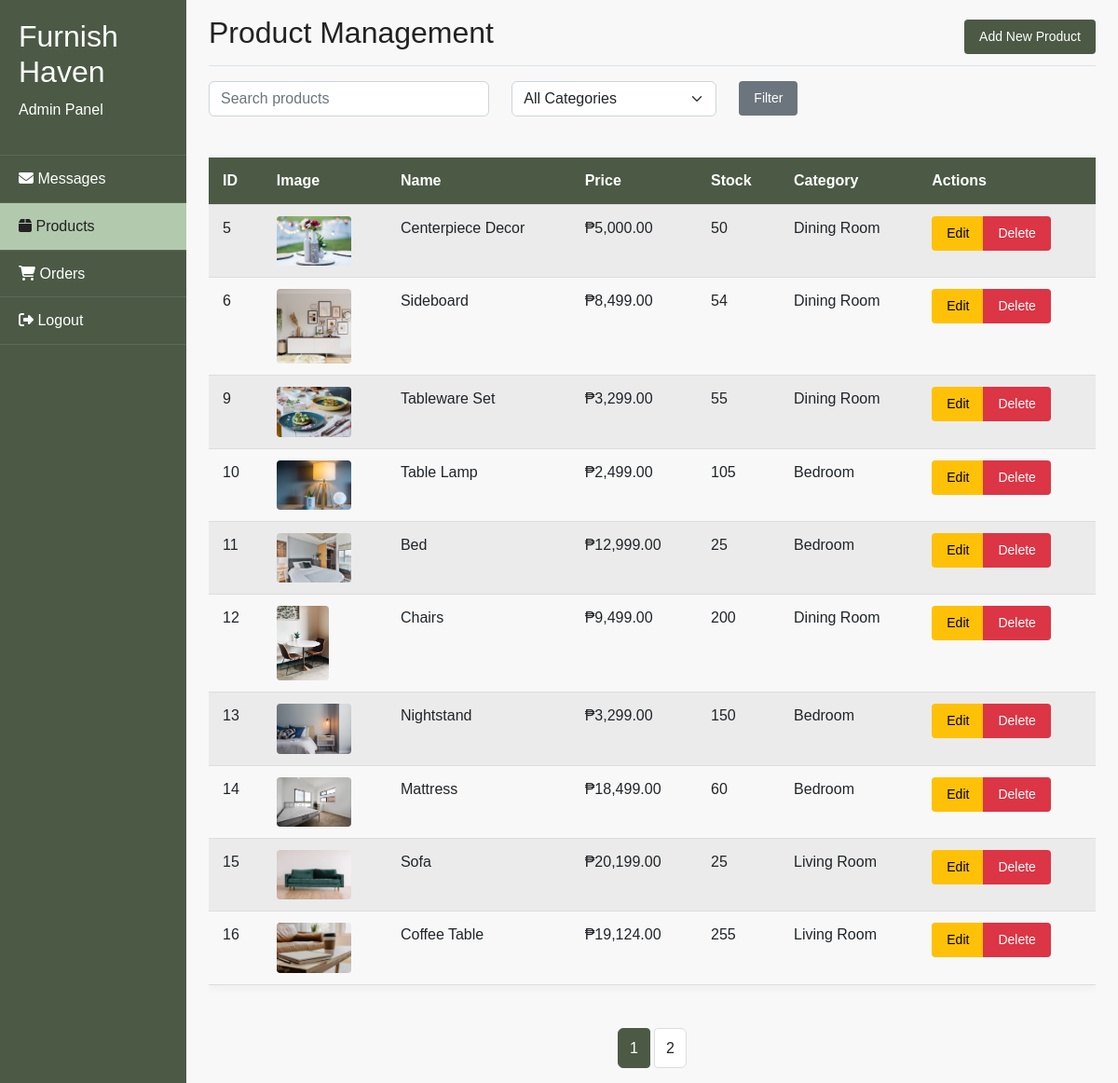
Screenshot of /admin_products.php with the database file from the repository.
### tables this page shows
CREATE TABLE `products` (
  `id` int(11) NOT NULL,
  `main_image` varchar(255) NOT NULL,
  `name` varchar(100) NOT NULL,
  `price` decimal(10,2) NOT NULL,
  `description` text NOT NULL,
  `stock` int(11) DEFAULT 0,
  `category` enum('Living Room','Bedroom','Dining Room') NOT NULL
);

### ProductManager.php (called while the page is built, shortened)
<?php
class ProductManager {
    private $pdo;
    public function __construct(PDO $database_connection) {
        $this->pdo = $database_connection;
    }
    public function listProducts($limit = 10, $offset = 0, $search = '', $category = '') {
        $query = "SELECT * FROM products WHERE 1=1";
        $params = [];
        $query .= " LIMIT :limit OFFSET :offset";
        $params[':limit'] = $limit;
        $params[':offset'] = $offset;
        $stmt = $this->pdo->prepare($query);
        foreach ($params as $key => $value) {
            $param_type = is_int($value) ? PDO::PARAM_INT : PDO::PARAM_STR;
            $stmt->bindValue($key, $value, $param_type);
        }
        $stmt->execute();
        return $stmt->fetchAll(PDO::FETCH_ASSOC);
    }
    public function countProducts($search = '', $category = '') {
        $query = "SELECT COUNT(*) as total FROM products WHERE 1=1";
        $params = [];
        $stmt = $this->pdo->prepare($query);
        $stmt->execute();
        $row = $stmt->fetch(PDO::FETCH_ASSOC);
        return $row['total'];
    }
}

### admin_products.php (the view, shortened to what this page needs)
<?php
require_once 'config.php';
require_once 'ProductManager.php';
$productManager = new ProductManager($pdo);
$page = isset($_GET['page']) ? (int)$_GET['page'] : 1;
$limit = 10;
$offset = ($page - 1) * $limit;
$search = isset($_GET['search']) ? trim($_GET['search']) : '';
$category = isset($_GET['category']) ? trim($_GET['category']) : '';
$products = $productManager->listProducts($limit, $offset, $search, $category);
$totalProducts = $productManager->countProducts($search, $category);
$totalPages = ceil($totalProducts / $limit);
?>
<!DOCTYPE html>
<html lang="en">
<head>
    <link href="https://cdn.jsdelivr.net/npm/bootstrap@5.2.3/dist/css/bootstrap.min.css" rel="stylesheet">
    <link rel="stylesheet" href="https://cdnjs.cloudflare.com/ajax/libs/font-awesome/6.4.0/css/all.min.css">
</head>
<body>
<div class="admin-container">
        <nav class="sidebar">
    <div class="sidebar-header">
        <h2>Furnish Haven</h2>
        <p>Admin Panel</p>
    </div>
    <ul class="sidebar-nav">
        <li><a href="admin_emails.php"><i class="fas fa-envelope"></i> Messages</a></li>
        <li><a href="admin_products.php" class="active"><i class="fas fa-box"></i> Products</a></li>
        <li><a href="admin_orders.php"><i class="fas fa-shopping-cart"></i> Orders</a></li>
        <li><a href="logout.php"><i class="fas fa-sign-out-alt"></i> Logout</a></li>
    </ul>
</nav>
        <main class="col-md-10 ms-sm-auto px-4">
            <div class="d-flex justify-content-between flex-wrap flex-md-nowrap align-items-center pt-3 pb-2 mb-3 border-bottom">
                <h1 class="h2">Product Management</h1>
                <div class="btn-toolbar mb-2 mb-md-0">
                    <a href="add_product.php" class="btn btn-sm btn-primary">Add New Product</a>
                </div>
            </div>
            <form method="GET" class="mb-4">
                <div class="row">
                    <div class="col-md-4">
                        <input type="text" name="search" class="form-control" placeholder="Search products"
                               value="<?php echo htmlspecialchars($search); ?>">
                    </div>
                    <div class="col-md-3">
                        <select name="category" class="form-select">
                            <option value="">All Categories</option>
                        </select>
                    </div>
                    <div class="col-md-2">
                        <button type="submit" class="btn btn-secondary">Filter</button>
                    </div>
                </div>
            </form>
            <div class="table-responsive">
                <table class="table table-striped table-hover">
                    <thead>
                        <tr>
                            <th>ID</th>
                            <th>Image</th>
                            <th>Name</th>
                            <th>Price</th>
                            <th>Stock</th>
                            <th>Category</th>
                            <th>Actions</th>
                        </tr>
                    </thead>
                    <tbody>
                        <?php foreach ($products as $product): ?>
                        <tr>
                            <td><?php echo $product['id']; ?></td>
                            <td>
                                <img src="uploads/products/<?php echo htmlspecialchars($product['main_image']); ?>"
                                     alt="Product Image" class="product-image">
                            </td>
                            <td><?php echo htmlspecialchars($product['name']); ?></td>
                            <td>₱<?php echo number_format($product['price'], 2); ?></td>
                            <td><?php echo $product['stock']; ?></td>
                            <td><?php echo htmlspecialchars($product['category']); ?></td>
                            <td>
                                <div class="btn-group" role="group">
                                    <a href="edit_product.php?id=<?php echo $product['id']; ?>"
                                       class="btn btn-sm btn-warning">Edit</a>
                                    <a href="?delete=<?php echo $product['id']; ?>"
                                       class="btn btn-sm btn-danger"
                                       onclick="return confirm('Are you sure you want to delete this product?');">Delete</a>
                                </div>
                            </td>
                        </tr>
                        <?php endforeach; ?>
                    </tbody>
                </table>
            </div>
            <nav>
                <ul class="pagination">
                    <?php for ($i = 1; $i <= $totalPages; $i++): ?>
                    <li class="page-item <?php echo $page === $i ? 'active' : ''; ?>">
                        <a class="page-link" href="?page=<?php echo $i;
                            echo $search ? '&search=' . urlencode($search) : '';
                            echo $category ? '&category=' . urlencode($category) : ''; ?>">
                            <?php echo $i; ?>
                        </a>
                    </li>
                    <?php endfor; ?>
                </ul>
            </nav>
        </main>
    </div>
</body>
</html>

### admin_products.php (style rules this page uses)
:root { --primary: #4B5945; --secondary: #66785F; --accent: #B2C9AD; --light: #f8f8f8; --white: #ffffff; --medium-gray: #dddddd; --dark-gray: #666666; --black: #222222; }
* { margin: 0; padding: 0; box-sizing: border-box; }
body { font-family: 'Arial', sans-serif; line-height: 1.6; color: var(--black); background-color: var(--light); }
.admin-container { display: flex; min-height: 100vh; }
.sidebar { width: 250px; background-color: var(--primary); color: white; padding: 20px 0; }
.sidebar-header { padding: 0 20px 20px; border-bottom: 1px solid rgba(255,255,255,0.1); }
.sidebar-nav { list-style: none; padding: 0; margin: 0; }
.sidebar-nav li { border-bottom: 1px solid rgba(255,255,255,0.1); }
.sidebar-nav a { display: block; padding: 12px 20px; color: white; text-decoration: none; transition: all 0.3s; }
.sidebar-nav a.active { background-color: var(--accent); color: var(--black); }
.btn { padding: 8px 16px; border: none; border-radius: 4px; cursor: pointer; font-size: 14px; transition: all 0.3s; }
.btn-primary { background-color: var(--primary); color: white; }
.btn-warning { background-color: #ffc107; color: black; }
.btn-danger { background-color: #dc3545; color: white; }
.table { width: 100%; border-collapse: collapse; margin-top: 20px; box-shadow: 0 2px 10px rgba(0,0,0,0.05); }
.table th, .table td { padding: 12px 15px; text-align: left; border-bottom: 1px solid var(--medium-gray); }
.table th { background-color: var(--primary); color: white; }
.table tr:nth-child(even) { background-color: var(--light); }
.product-image { max-width: 80px; max-height: 80px; object-fit: cover; border-radius: 4px; }
.pagination { display: flex; justify-content: center; margin-top: 30px; gap: 5px; }
.page-item { list-style: none; }
.page-link { padding: 8px 12px; text-decoration: none; border: 1px solid var(--medium-gray); border-radius: 4px; color: var(--black); transition: all 0.3s; }
.page-item.active .page-link { background-color: var(--primary); color: white; border-color: var(--primary); }

### rows the page displays
products: id "5", main_image (picture), name "Centerpiece Decor", price "5,000.00", stock "50", category "Dining Room"
products: id "6", main_image (picture), name "Sideboard", price "8,499.00", stock "54", category "Dining Room"
products: id "9", main_image (picture), name "Tableware Set", price "3,299.00", stock "55", category "Dining Room"
products: id "10", main_image (picture), name "Table Lamp", price "2,499.00", stock "105", category "Bedroom"
products: id "11", main_image (picture), name "Bed", price "12,999.00", stock "25", category "Bedroom"
products: id "12", main_image (picture), name "Chairs", price "9,499.00", stock "200", category "Dining Room"
products: id "13", main_image (picture), name "Nightstand", price "3,299.00", stock "150", category "Bedroom"
products: id "14", main_image (picture), name "Mattress", price "18,499.00", stock "60", category "Bedroom"
products: id "15", main_image (picture), name "Sofa", price "20,199.00", stock "25", category "Living Room"
products: id "16", main_image (picture), name "Coffee Table", price "19,124.00", stock "255", category "Living Room"
